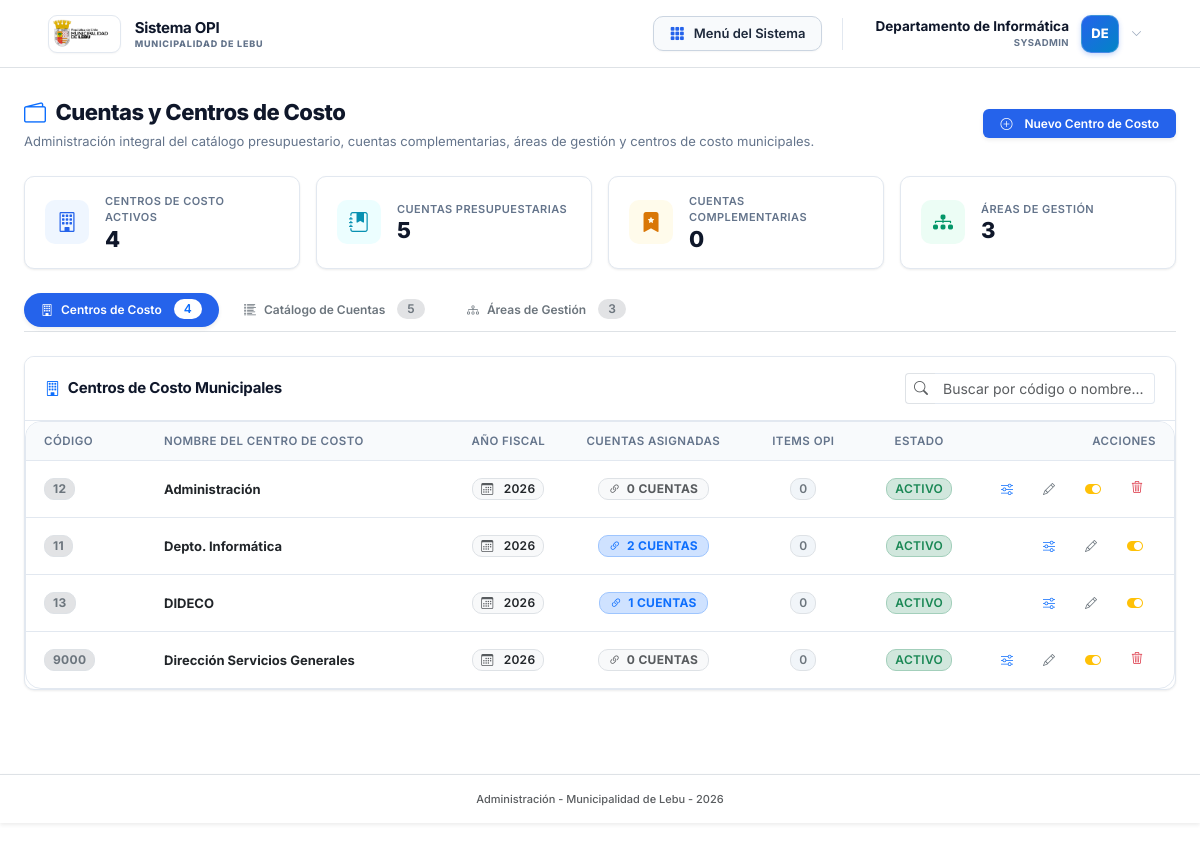
Page /cuentas_centros_costo.php?tab=centros (signed in) on the committed database.
### tables this page shows
CREATE TABLE `centros_costo` (
  `id` int NOT NULL AUTO_INCREMENT,
  `codigo_cuenta` varchar(50) NOT NULL,
  `nombre` varchar(150) NOT NULL,
  `anio_fiscal` int NOT NULL DEFAULT 2026,
  `activo` tinyint(1) DEFAULT '1',
  PRIMARY KEY (`id`)
);

### cuentas_centros_costo_controller.php (called while the page is built, shortened)
<?php
require_once __DIR__ . '/config.php';
$tab = $_GET['tab'] ?? 'centros';
$kpi_centros = $pdo->query("SELECT COUNT(*) FROM centros_costo WHERE activo = 1")->fetchColumn();
$kpi_cuentas_presup = $pdo->query("SELECT COUNT(*) FROM cuentas_maestras WHERE activo = 1 AND (tipo_cuenta = 'PRESUPUESTARIA' OR tipo_cuenta IS NULL)")->fetchColumn();
$kpi_cuentas_complem = $pdo->query("SELECT COUNT(*) FROM cuentas_maestras WHERE activo = 1 AND tipo_cuenta = 'COMPLEMENTARIA'")->fetchColumn();
$kpi_areas = $pdo->query("SELECT COUNT(*) FROM areas_gestion WHERE activo = 1")->fetchColumn();
$centros = $pdo->query("
    SELECT cc.*,
           COUNT(DISTINCT pa.id) as total_cuentas_asig,
           (SELECT COUNT(DISTINCT ei.id)
            FROM presupuestos_asignados pa2
            JOIN expedientes_items ei ON ei.presupuesto_asignado_id = pa2.id
            WHERE pa2.centro_costo_id = cc.id) as total_items_compra
    FROM centros_costo cc
    LEFT JOIN presupuestos_asignados pa ON pa.centro_costo_id = cc.id
    GROUP BY cc.id
    ORDER BY cc.anio_fiscal DESC, cc.nombre ASC
")->fetchAll();
$cuentas = $pdo->query("
    SELECT cm.*,
           COALESCE(cm.tipo_cuenta, 'PRESUPUESTARIA') as tipo_cuenta,
           COUNT(DISTINCT pa.centro_costo_id) as total_centros_asig,
           (SELECT COUNT(DISTINCT ei.id)
            FROM presupuestos_asignados pa2
            JOIN expedientes_items ei ON ei.presupuesto_asignado_id = pa2.id
            WHERE pa2.cuenta_maestra_id = cm.id) as total_items_compra
    FROM cuentas_maestras cm
    LEFT JOIN presupuestos_asignados pa ON pa.cuenta_maestra_id = cm.id
    GROUP BY cm.id
    ORDER BY cm.codigo ASC
")->fetchAll();
$areas = $pdo->query("
    SELECT ag.*,
           COUNT(DISTINCT pa.id) as total_asignaciones,
           (SELECT COUNT(DISTINCT ei.id)
            FROM presupuestos_asignados pa2
            JOIN expedientes_items ei ON ei.presupuesto_asignado_id = pa2.id
            WHERE pa2.area_gestion_id = ag.id) as total_items_compra
    FROM areas_gestion ag
    LEFT JOIN presupuestos_asignados pa ON pa.area_gestion_id = ag.id
    GROUP BY ag.id
    ORDER BY ag.codigo ASC
")->fetchAll();

### cuentas_centros_costo.php (the view, shortened to what this page needs)
<?php
require_once __DIR__ . '/cuentas_centros_costo_controller.php';
include __DIR__ . '/head.php';
?>
<body class="bg-body">
    <?php include __DIR__ . '/nav.php'; ?>
    <div class="saas-container">
        <div class="module-header d-flex flex-wrap justify-content-between align-items-center gap-3">
            <div>
                <div class="module-title">
                    <i class="bi bi-wallet2 text-primary"></i>
                    Cuentas y Centros de Costo
                </div>
                <div class="module-subtitle">
                    Administración integral del catálogo presupuestario, cuentas complementarias, áreas de gestión y centros de costo municipales.
                </div>
            </div>
            <div class="d-flex align-items-center gap-2">
                <?php if ($tab === 'detalle_centro'): ?>
                    <a href="cuentas_centros_costo.php?tab=centros" class="btn btn-outline-secondary btn-sm px-3">
                        <i class="bi bi-arrow-left me-1"></i> Volver a Centros de Costo
                    </a>
                    <button class="btn btn-primary btn-sm px-3 shadow-sm" data-bs-toggle="modal" data-bs-target="#modalAsignarCuenta">
                        <i class="bi bi-plus-circle me-1"></i> Asignar Cuenta a este Centro
                    </button>
                <?php elseif ($tab === 'cuentas'): ?>
                    <button class="btn btn-primary btn-sm px-3 shadow-sm" onclick="abrirModalCuenta()">
                        <i class="bi bi-plus-circle me-1"></i> Nueva Cuenta Maestra
                    </button>
                <?php elseif ($tab === 'areas'): ?>
                    <button class="btn btn-primary btn-sm px-3 shadow-sm" onclick="abrirModalArea()">
                        <i class="bi bi-plus-circle me-1"></i> Nueva Área de Gestión
                    </button>
                <?php else: ?>
                    <button class="btn btn-primary btn-sm px-3 shadow-sm" onclick="abrirModalCC()">
                        <i class="bi bi-plus-circle me-1"></i> Nuevo Centro de Costo
                    </button>
                <?php endif; ?>
            </div>
        </div>
        <div class="kpi-grid mb-4">
            <div class="kpi-card">
                <div class="kpi-icon primary"><i class="bi bi-building"></i></div>
                <div>
                    <div class="kpi-label">Centros de Costo Activos</div>
                    <div class="kpi-value tabular-nums"><?= number_format($kpi_centros) ?></div>
                </div>
            </div>
            <div class="kpi-card">
                <div class="kpi-icon info"><i class="bi bi-journal-bookmark-fill"></i></div>
                <div>
                    <div class="kpi-label">Cuentas Presupuestarias</div>
                    <div class="kpi-value tabular-nums"><?= number_format($kpi_cuentas_presup) ?></div>
                </div>
            </div>
            <div class="kpi-card">
                <div class="kpi-icon warning"><i class="bi bi-bookmark-star-fill"></i></div>
                <div>
                    <div class="kpi-label">Cuentas Complementarias</div>
                    <div class="kpi-value tabular-nums"><?= number_format($kpi_cuentas_complem) ?></div>
                </div>
            </div>
            <div class="kpi-card">
                <div class="kpi-icon success"><i class="bi bi-diagram-3-fill"></i></div>
                <div>
                    <div class="kpi-label">Áreas de Gestión</div>
                    <div class="kpi-value tabular-nums"><?= number_format($kpi_areas) ?></div>
                </div>
            </div>
        </div>
        <?php if ($tab !== 'detalle_centro'): ?>
            <div class="d-flex align-items-center gap-2 border-bottom mb-4 pb-1">
                <a href="cuentas_centros_costo.php?tab=centros" class="btn btn-sm <?= $tab === 'centros' ? 'btn-primary shadow-sm' : 'btn-ghost text-secondary' ?> rounded-pill px-3 py-1.5 fw-semibold d-flex align-items-center gap-1.5">
                    <i class="bi bi-building"></i> Centros de Costo
                    <span class="badge <?= $tab === 'centros' ? 'bg-white text-primary' : 'bg-secondary-subtle text-secondary' ?> rounded-pill ms-1"><?= count($centros) ?></span>
                </a>
                <a href="cuentas_centros_costo.php?tab=cuentas" class="btn btn-sm <?= $tab === 'cuentas' ? 'btn-primary shadow-sm' : 'btn-ghost text-secondary' ?> rounded-pill px-3 py-1.5 fw-semibold d-flex align-items-center gap-1.5">
                    <i class="bi bi-list-columns-reverse"></i> Catálogo de Cuentas
                    <span class="badge <?= $tab === 'cuentas' ? 'bg-white text-primary' : 'bg-secondary-subtle text-secondary' ?> rounded-pill ms-1"><?= count($cuentas) ?></span>
                </a>
                <a href="cuentas_centros_costo.php?tab=areas" class="btn btn-sm <?= $tab === 'areas' ? 'btn-primary shadow-sm' : 'btn-ghost text-secondary' ?> rounded-pill px-3 py-1.5 fw-semibold d-flex align-items-center gap-1.5">
                    <i class="bi bi-diagram-3"></i> Áreas de Gestión
                    <span class="badge <?= $tab === 'areas' ? 'bg-white text-primary' : 'bg-secondary-subtle text-secondary' ?> rounded-pill ms-1"><?= count($areas) ?></span>
                </a>
            </div>
        <?php endif; ?>
        <?php if ($tab === 'centros'): ?>
            <div class="panel-card">
                <div class="panel-header d-flex flex-wrap justify-content-between align-items-center gap-2">
                    <div class="panel-title d-flex align-items-center gap-2">
                        <i class="bi bi-building text-primary"></i>
                        <span>Centros de Costo Municipales</span>
                    </div>
                    <div class="d-flex align-items-center gap-2">
                        <div class="input-group input-group-sm" style="width: 250px;">
                            <span class="input-group-text bg-white border-end-0 text-muted"><i class="bi bi-search"></i></span>
                            <input type="text" id="filtroCentros" class="form-control border-start-0" placeholder="Buscar por código o nombre...">
                        </div>
                    </div>
                </div>
                <div class="table-responsive">
                    <table class="table-saas align-middle" id="tablaCentros">
                        <thead>
                            <tr>
                                <th style="width: 120px;">Código</th>
                                <th>Nombre del Centro de Costo</th>
                                <th style="width: 120px;" class="text-center">Año Fiscal</th>
                                <th style="width: 170px;" class="text-center">Cuentas Asignadas</th>
                                <th style="width: 130px;" class="text-center">Items OPI</th>
                                <th style="width: 100px;" class="text-center">Estado</th>
                                <th style="width: 180px;" class="text-end">Acciones</th>
                            </tr>
                        </thead>
                        <tbody>
                            <?php if (empty($centros)): ?>
                                <tr>
                                    <td colspan="7" class="p-5 text-center text-muted">
                                        <i class="bi bi-inbox fs-2 text-slate-300 d-block mb-2"></i>
                                        No se han registrado Centros de Costo en el sistema.
                                    </td>
                                </tr>
                            <?php else: ?>
                                <?php foreach ($centros as $c): ?>
                                    <tr class="item-fila <?= $c['activo'] ? '' : 'opacity-75 bg-light' ?>">
                                        <td>
                                            <span class="badge bg-secondary-subtle text-secondary border fw-bold px-2 py-1 tabular-nums">
                                                <?= htmlspecialchars($c['codigo_cuenta']) ?>
                                            </span>
                                        </td>
                                        <td>
                                            <div class="fw-bold text-dark item-nombre"><?= htmlspecialchars($c['nombre']) ?></div>
                                        </td>
                                        <td class="text-center">
                                            <span class="badge bg-light text-dark border px-2 py-1 tabular-nums">
                                                <i class="bi bi-calendar3 me-1 text-muted"></i><?= htmlspecialchars($c['anio_fiscal']) ?>
                                            </span>
                                        </td>
                                        <td class="text-center">
                                            <a href="cuentas_centros_costo.php?tab=detalle_centro&id=<?= $c['id'] ?>" class="badge <?= $c['total_cuentas_asig'] > 0 ? 'bg-primary-subtle text-primary border border-primary-subtle' : 'bg-light text-muted border' ?> px-2.5 py-1.5 text-decoration-none fw-bold" title="Ver matriz presupuestaria">
                                                <i class="bi bi-link-45deg me-0.5"></i> <?= $c['total_cuentas_asig'] ?> Cuentas
                                            </a>
                                        </td>
                                        <td class="text-center tabular-nums text-muted">
                                            <span class="badge bg-slate-100 text-secondary border px-2 py-1">
                                                <?= number_format($c['total_items_compra']) ?>
                                            </span>
                                        </td>
                                        <td class="text-center">
                                            <?php if ($c['activo']): ?>
                                                <span class="badge bg-success-subtle text-success border border-success-subtle px-2 py-1">Activo</span>
                                            <?php else: ?>
                                                <span class="badge bg-secondary-subtle text-secondary border px-2 py-1">Inactivo</span>
                                            <?php endif; ?>
                                        </td>
                                        <td class="text-end">
                                            <div class="d-flex justify-content-end gap-1">
                                                <a href="cuentas_centros_costo.php?tab=detalle_centro&id=<?= $c['id'] ?>" class="btn btn-ghost btn-sm text-primary" title="Gestionar Cuentas del Centro">
                                                    <i class="bi bi-sliders"></i>
                                                </a>
                                                <button class="btn btn-ghost btn-sm text-secondary" title="Editar Centro de Costo" onclick="editarCC(<?= htmlspecialchars(json_encode($c)) ?>)">
                                                    <i class="bi bi-pencil"></i>
                                                </button>
                                                <form method="POST" class="d-inline" onsubmit="return confirm('¿Alternar estado activo/inactivo para este Centro de Costo?');">
                                                    <button type="submit" class="btn btn-ghost btn-sm <?= $c['activo'] ? 'text-warning' : 'text-success' ?>" title="<?= $c['activo'] ? 'Desactivar' : 'Activar' ?>">
                                                        <i class="bi bi-<?= $c['activo'] ? 'toggle-on' : 'toggle-off' ?> fs-6"></i>
                                                    </button>
                                                </form>
                                                <?php if ($c['total_cuentas_asig'] == 0 && $c['total_items_compra'] == 0): ?>
                                                    <form method="POST" class="d-inline" onsubmit="return confirm('¿Eliminar permanentemente este Centro de Costo?');">
                                                        <button type="submit" class="btn btn-ghost btn-sm text-danger" title="Eliminar Centro">
                                                            <i class="bi bi-trash3"></i>
                                                        </button>
                                                    </form>
                                                <?php endif; ?>
                                            </div>
                                        </td>
                                    </tr>
                                <?php endforeach; ?>
                            <?php endif; ?>
                        </tbody>
                    </table>
                </div>
            </div>
        <?php endif; ?>
    </div>
    <?php include __DIR__ . '/footer.php'; ?>
</body>
</html>

### rows in the picture
centros_costo: codigo_cuenta "12", nombre "Administración", anio_fiscal "2026", total_cuentas_asig "0", total_items_compra "0", activo "ACTIVO"
centros_costo: codigo_cuenta "11", nombre "Depto. Informática", anio_fiscal "2026", total_cuentas_asig "2", total_items_compra "0", activo "ACTIVO"
centros_costo: codigo_cuenta "13", nombre "DIDECO", anio_fiscal "2026", total_cuentas_asig "1", total_items_compra "0", activo "ACTIVO"
centros_costo: codigo_cuenta "9000", nombre "Dirección Servicios Generales", anio_fiscal "2026", total_cuentas_asig "0", total_items_compra "0", activo "ACTIVO"

### other values in the picture
$user_name "Departamento de Informática"
$rol === 'SYSADMIN' ? 'SYSADMIN' : $rol "SYSADMIN"
substr($user_name, 0, 2) "DE"
$kpi_centros "4"
$kpi_cuentas_presup "5"
$kpi_cuentas_complem "0"
$kpi_areas "3"
count($centros) "4"
count($cuentas) "5"
count($areas) "3"
